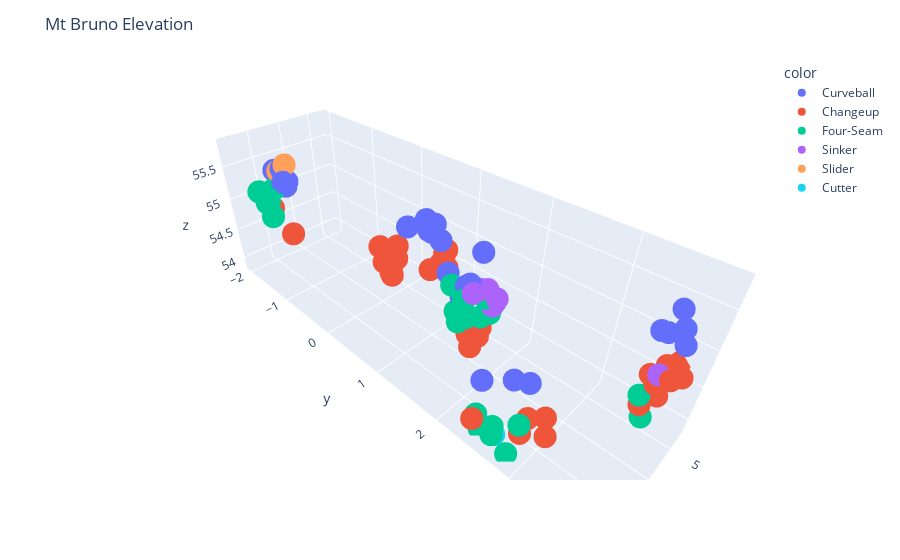

Notebook source saved alongside this figure:
### Code cell
fig = px.scatter_3d(
    z = new_df['PitchTrajectoryXc0'],
    x = new_df['PitchTrajectoryYc0'],
    y = new_df['PitchTrajectoryZc0'],
    color=new_df['AutoPitchType']
)

fig.update_layout(
    title='Mt Bruno Elevation', 
    autosize=True,
)

fig.show()

### Figure 1 — Plotly figure (JSON) as saved in the notebook; plotly's stock layout.template omitted (floating-point values rounded to 4 significant figures)
{"data": [{"hovertemplate": "color=Curveball<br>x=%{x}<br>y=%{y}<br>z=%{z}<extra></extra>", "legendgroup": "Curveball", "marker": {"color": "#636efa", "symbol": "circle"}, "mode": "markers", "name": "Curveball", "scene": "scene", "showlegend": true, "type": "scatter3d", "x": [5.941, 5.996, 5.987, 5.941, 5.83, 5.739, 5.215, 5.304, 5.303, 5.289, 5.43, 5.9, 5.787, 5.806, 5.681, 5.772, 5.728, 5.945, 5.9, 5.929, 5.893, 5.968, 5.893, 5.833, 6.344, 6.133, 6.084], "y": [1.927, 1.677, 1.857, 1.88, 1.978, 2.102, 3.788, 3.687, 3.756, 3.579, 3.667, -1.581, -1.772, -1.959, -1.864, -1.896, -1.829, 1.393, 1.269, 1.424, 1.303, 1.058, 1.474, 1.314, 2.469, 2.692, 2.838], "z": [55.36, 55.39, 55.19, 55.31, 55.71, 55.11, 55.29, 55.69, 55.52, 55.38, 55.5, 55.27, 55.38, 55.3, 55.11, 55.17, 55.06, 55.73, 55.81, 55.83, 55.69, 55.66, 55.64, 55.74, 54.7, 54.71, 54.74]}, {"hovertemplate": "color=Changeup<br>x=%{x}<br>y=%{y}<br>z=%{z}<extra></extra>", "legendgroup": "Changeup", "marker": {"color": "#EF553B", "symbol": "circle"}, "mode": "markers", "name": "Changeup", "scene": "scene", "showlegend": true, "type": "scatter3d", "x": [5.812, 5.804, 5.711, 5.866, 5.817, 5.764, 5.733, 5.057, 5.012, 4.877, 5.05, 4.957, 4.752, 4.955, 4.944, 5.103, 5.821, 5.997, 5.906, 6.117, 6.126, 5.802, 6.201, 5.889, 6.14, 6.116, 5.78, 6.334, 6.081, 5.882, 6.197, 6.142, 5.97, 6.41, 5.871, 6.033, 5.9], "y": [1.874, 1.913, 1.911, 1.868, 1.883, 1.961, 1.911, 3.563, 3.627, 3.804, 3.75, 3.596, 3.717, 3.668, 3.654, 3.572, -1.673, -1.813, 1.335, 0.954, 1.008, 1.485, 0.9817, 1.552, 1.061, 0.9478, 1.374, 1.029, 1.011, 1.52, 0.9179, 0.9601, 2.816, 2.433, 2.96, 2.789, 3.012], "z": [54.38, 54.73, 54.6, 54.6, 54.55, 54.69, 54.51, 54.64, 54.51, 54.63, 54.68, 54.49, 54.7, 54.32, 54.75, 54.23, 54.35, 54.8, 55.22, 55.2, 55.33, 55.27, 55.36, 55.56, 55.34, 55.05, 55.26, 55.57, 55.46, 55.5, 55.26, 55.11, 54.11, 54.16, 54.16, 53.9, 53.93]}, {"hovertemplate": "color=Four-Seam<br>x=%{x}<br>y=%{y}<br>z=%{z}<extra></extra>", "legendgroup": "Four-Seam", "marker": {"color": "#00cc96", "symbol": "circle"}, "mode": "markers", "name": "Four-Seam", "scene": "scene", "showlegend": true, "type": "scatter3d", "x": [5.951, 6.037, 5.995, 5.913, 6.073, 5.982, 5.915, 5.814, 5.825, 5.138, 5.139, 6.188, 6.114, 6.168, 6.156, 5.962, 6.098, 6.132, 6.253, 6.358, 6.268, 6.305, 6.065, 6.304], "y": [1.895, 1.768, 1.792, 1.761, 1.958, 1.881, 2.064, 2.101, 2.041, 3.549, 3.631, -1.771, -1.736, -1.677, -1.607, -1.781, -1.661, -1.622, 2.426, 2.653, 2.596, 2.402, 2.784, 2.82], "z": [54.9, 55.31, 54.96, 54.74, 55.24, 55.06, 54.99, 55.0, 55.18, 54.39, 54.12, 55.15, 54.97, 55.12, 55.1, 55.11, 54.76, 55.03, 53.85, 54.06, 54.05, 54.11, 54.06, 53.86]}, {"hovertemplate": "color=Sinker<br>x=%{x}<br>y=%{y}<br>z=%{z}<extra></extra>", "legendgroup": "Sinker", "marker": {"color": "#ab63fa", "symbol": "circle"}, "mode": "markers", "name": "Sinker", "scene": "scene", "showlegend": true, "type": "scatter3d", "x": [6.03, 5.858, 5.77, 5.817, 5.785, 5.789, 5.061, 4.96], "y": [2.042, 1.993, 2.023, 2.179, 2.087, 2.113, 3.636, 3.596], "z": [55.35, 55.28, 55.25, 55.24, 55.02, 55.09, 54.69, 54.31]}, {"hovertemplate": "color=Slider<br>x=%{x}<br>y=%{y}<br>z=%{z}<extra></extra>", "legendgroup": "Slider", "marker": {"color": "#FFA15A", "symbol": "circle"}, "mode": "markers", "name": "Slider", "scene": "scene", "showlegend": true, "type": "scatter3d", "x": [5.769, 5.807], "y": [-1.7, -1.84], "z": [55.45, 55.33]}, {"hovertemplate": "color=Cutter<br>x=%{x}<br>y=%{y}<br>z=%{z}<extra></extra>", "legendgroup": "Cutter", "marker": {"color": "#19d3f3", "symbol": "circle"}, "mode": "markers", "name": "Cutter", "scene": "scene", "showlegend": true, "type": "scatter3d", "x": [6.256], "y": [2.618], "z": [53.93]}], "layout": {"autosize": true, "legend": {"title": {"text": "color"}, "tracegroupgap": 0}, "margin": {"t": 60}, "scene": {"domain": {"x": [0, 1], "y": [0, 1]}, "xaxis": {"title": {"text": "x"}}, "yaxis": {"title": {"text": "y"}}, "zaxis": {"title": {"text": "z"}}}, "title": {"text": "Mt Bruno Elevation"}}}
